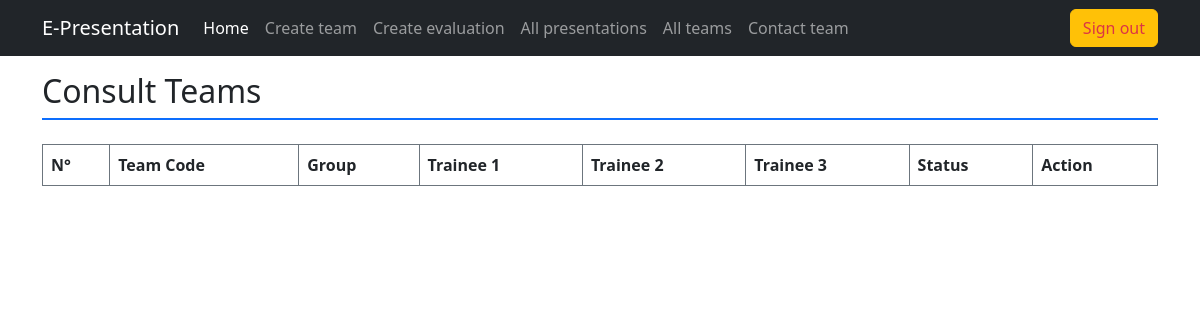
Page /index.php?action=all_teams (signed in) on the earlier database version.
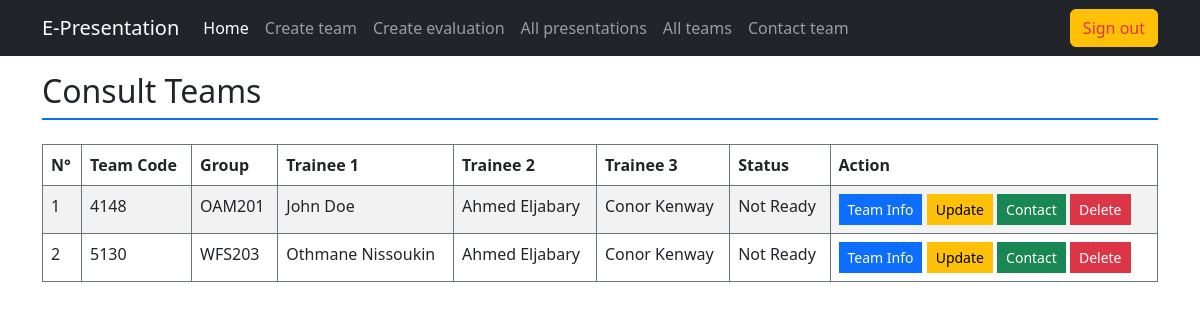
Same page on the later database version.
### tables this page shows
CREATE TABLE `team` (
  `team_code` varchar(8) NOT NULL,
  `group_code` varchar(10) NOT NULL,
  `presentation_date` date DEFAULT NULL,
  `presentation_time` time DEFAULT NULL,
  `status` enum('Done','Ready','Not Ready') DEFAULT 'Not Ready'
);

### app/controller/layouts_rendering.php (called while the page is built, shortened)
<?php
    class LayoutRendering {
        static function all_teams() {
            $teams_data = PresentationModel::fetch_teams_full_info();
            if (isset($teams_data[0])) {
                $teams_data = is_null($teams_data[0]["team_code"]) ? [] : $teams_data;
            }
            require "app/view/mentor/all_teams.php";
        }
    }

### app/model/team_model.php (called while the page is built, shortened)
<?php
    class PresentationModel {
        static function connection() {
            $username = "root";
            $password = "";
            $host = "localhost";
            $dbname = "e-presentations";
            $dsn = "mysql:host=$host;dbname=$dbname";
            try {
                return new PDO($dsn, $username, $password);
            } catch (PDOException $err) {
                echo "<div class='alert alert-danger'>Database connection couldn't be established</div>";
                $err->getMessage();
            }
        }
        static function fetch_teams_full_info() {
            $connection = self::connection();
            $request = $connection->prepare("
                SELECT team.team_code, GROUP_CONCAT(trainee.fullname) AS members, team.group_code, team.status
                FROM team
                INNER JOIN trainee
                ON team.team_code = trainee.team_code
                GROUP BY team.team_code;");
            $request->execute();
            return $request->fetchAll(PDO::FETCH_ASSOC);
        }
    }
?>

### app/view/mentor/all_teams.php (the view, shortened to what this page needs)
<h2 class="border-bottom pb-2 border-2 border-primary mb-4">Consult Teams</h2>
<div class="table-responsive">
    <table class="table table-bordered border-secondary table-striped table-hover">
        <thead>
            <th>N°</th>
            <th>Team Code</th>
            <th>Group</th>
            <th>Trainee 1</th>
            <th>Trainee 2</th>
            <th>Trainee 3</th>
            <th>Status</th>
            <th>Action</th>
        </thead>
        <?php
            $counter = 0;
            foreach($teams_data as $team):
                ++$counter;
                $members = explode(",", $team["members"]);
        ?>
            <tr>
                <td><?= $counter ?></td>
                <td><?= $team["team_code"] ?></td>
                <td><?= $team["group_code"] ?></td>
                <td><?= isset($members[0]) ? $members[0] : "------" ?></td>
                <td><?= isset($members[1]) ? $members[1] : "------" ?></td>
                <td><?= isset($members[2]) ? $members[2] : "------" ?></td>
                <td><?= $team["status"] ?></td>
                <td>
                    <a href="index.php?action=team_info&team_code=<?= $team["team_code"] ?>" class="btn btn-sm btn-primary rounded-0" target="_blank">Team Info</a>
                    <a href="index.php?action=update&team_code=<?= $team["team_code"] ?>" class="btn btn-sm btn-warning rounded-0" target="_blank">Update</a>
                    <a href="index.php?action=contact&team_code=<?= $team['team_code'] ?>" class="btn btn-sm btn-success rounded-0">Contact</a>
                    <button class="btn btn-sm btn-danger rounded-0">Delete</button>
                </td>
            </tr>
        <?php
            endforeach;
        ?>
    </table>
</div>
<?php
    require "app/view/master.php";
?>

Differences in the rows shown:
added team: team_code "4148", group_code "OAM201", members "John Doe", members "Ahmed Eljabary", members "Conor Kenway", status "Not Ready"
added team: team_code "5130", group_code "WFS203", members "Othmane Nissoukin", members "Ahmed Eljabary", members "Conor Kenway", status "Not Ready"
